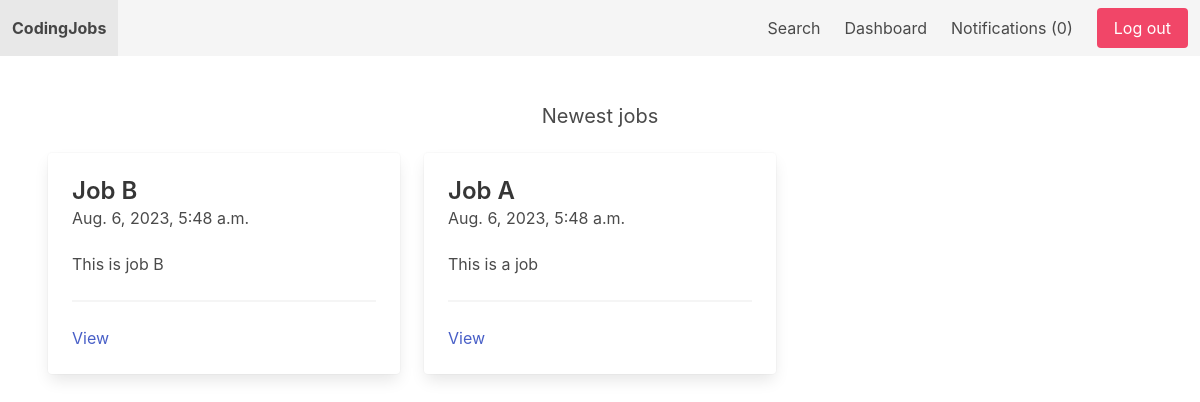
Screenshot of / (signed in) with the database file from the repository.
### apps/job/models.py (models this page shows, shortened)
class Job(models.Model):
    SIZE_1_9 = 'size_1-9'
    SIZE_10_49 = 'size_10-49'
    SIZE_50_99 = 'size_50-99'
    SIZE_100 = 'size_100'
    CHOICES_SIZE = (
        (SIZE_1_9, '1-9'),
        (SIZE_10_49, '10-49'),
        (SIZE_50_99, '50-99'),
        (SIZE_100, '100+'),
    )
    ACTIVE = 'active'
    EMPLOYED = 'employed'
    ARCHIVED = 'archived'
    CHOICES_STATUS = (
        (ACTIVE, 'Active'),
        (EMPLOYED, 'Employed'),
        (ARCHIVED, 'Archived')
    )
    title = models.CharField(max_length=255)
    short_description = models.TextField()
    long_description = models.TextField(blank=True, null=True)
    company_name = models.CharField(max_length=255)
    company_address = models.CharField(max_length=255, blank=True, null=True)
    company_zipcode = models.CharField(max_length=255, blank=True, null=True)
    company_place = models.CharField(max_length=255, blank=True, null=True)
    company_country = models.CharField(max_length=255, blank=True, null=True)
    company_size = models.CharField(max_length=20, choices=CHOICES_SIZE, default=SIZE_1_9)
    created_by = models.ForeignKey(User, related_name='jobs', on_delete=models.CASCADE)
    created_at = models.DateTimeField(auto_now_add=True)
    changed_at = models.DateTimeField(auto_now=True)
    status = models.CharField(max_length=20, choices=CHOICES_STATUS, default=ACTIVE)

### apps/core/views.py (the view)
# urls.py: path('', frontpage, name='frontpage'),
def frontpage(request):
    jobs = Job.objects.filter(status=Job.ACTIVE).order_by('-created_at')[0:3]
    return render(request, 'core/frontpage.html', {'jobs': jobs})

### apps/notification/context_processors.py (called while the page is built)
def notifications(request):
    if request.user.is_authenticated:
        return {'notifications': request.user.notifications.filter(is_read=False)}
    else:
        return {'notifications': []}

### apps/core/templates/core/frontpage.html
{% extends 'core/base.html' %}
{% block content %}
    <h2 class="subtitle has-text-centered">Newest jobs</h2>
    <div class="columns">
        {% for job in jobs %}
            <div class="column is-4">
                <div class="card">
                    <div class="card-content">
                        <div class="media">
                            <div class="media-content">
                                <p class="title is-4">{{ job.title }}</p>
                                <p class="subtitle is-6">{{ job.created_at }}</p>
                            </div>
                        </div>
                        <div class="content">
                            {{ job.short_description }}
                            <hr>
                            <a href="{% url 'job_detail' job.id %}">View</a>
                        </div>
                    </div>
                </div>
            </div>
        {% endfor %}
    </div>
{% endblock %}

### rows the page displays
Job: title "Job B", created_at "Aug. 6, 2023, 5:48 a.m.", short_description "This is job B"
Job: title "Job A", created_at "Aug. 6, 2023, 5:48 a.m.", short_description "This is a job"

### other values shown
{{ notifications.count }} "0"
